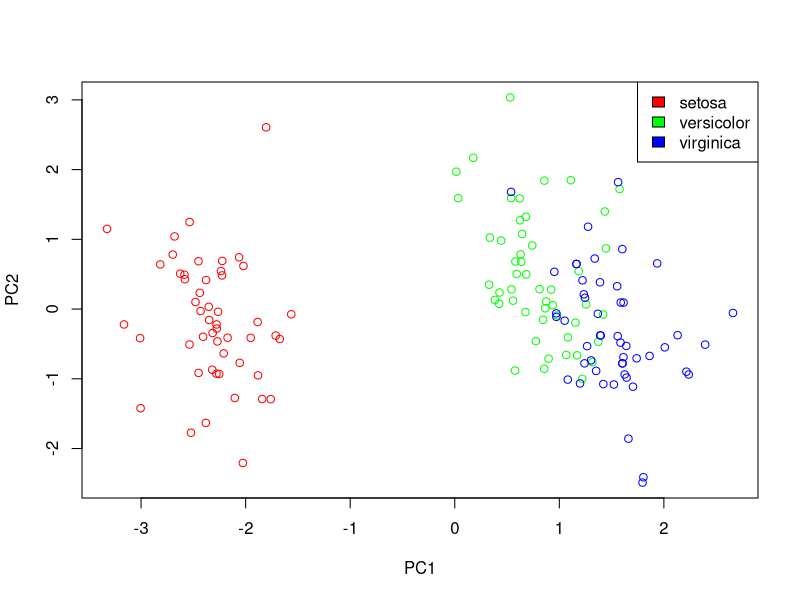
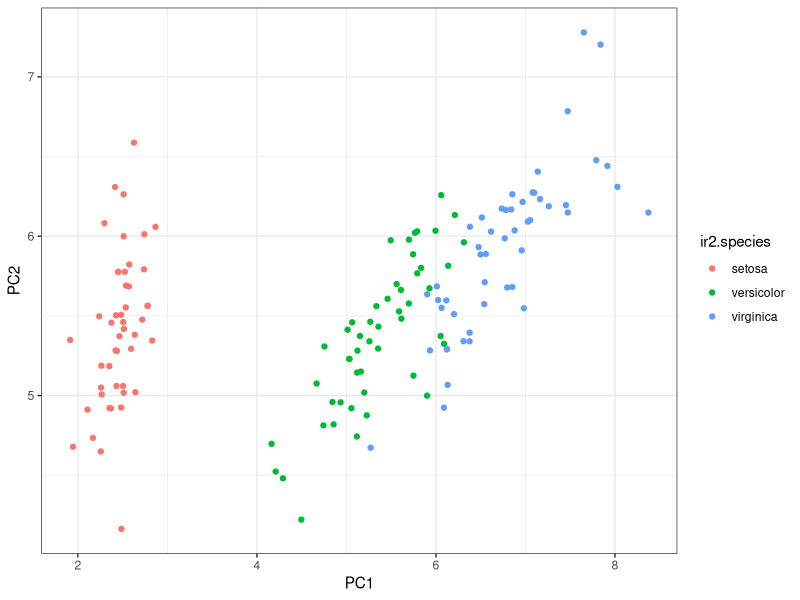
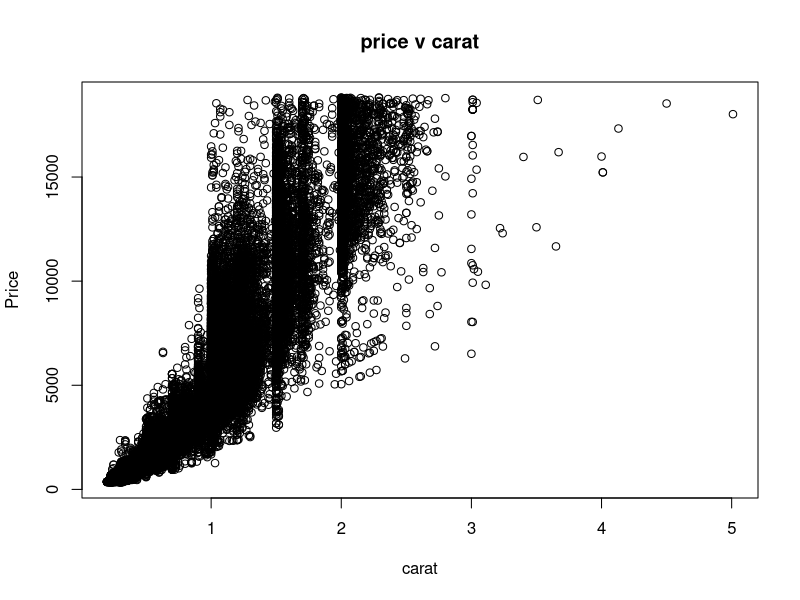
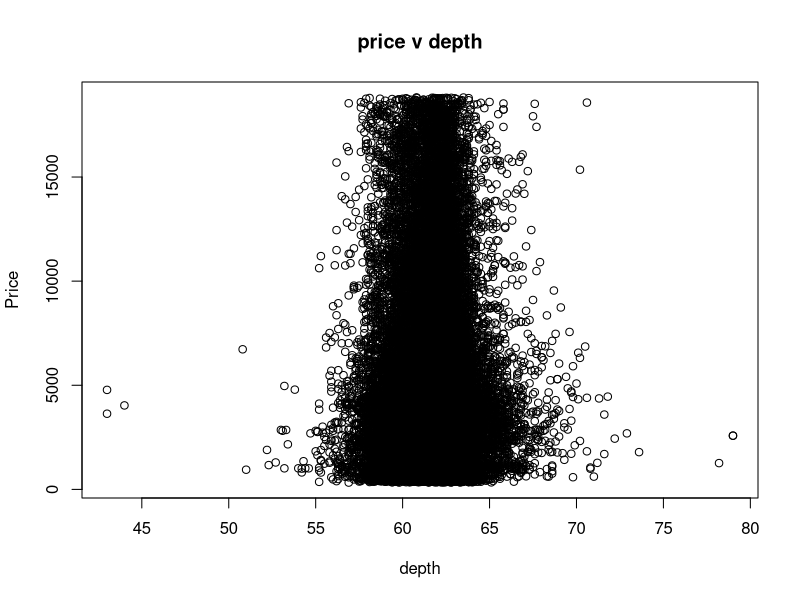
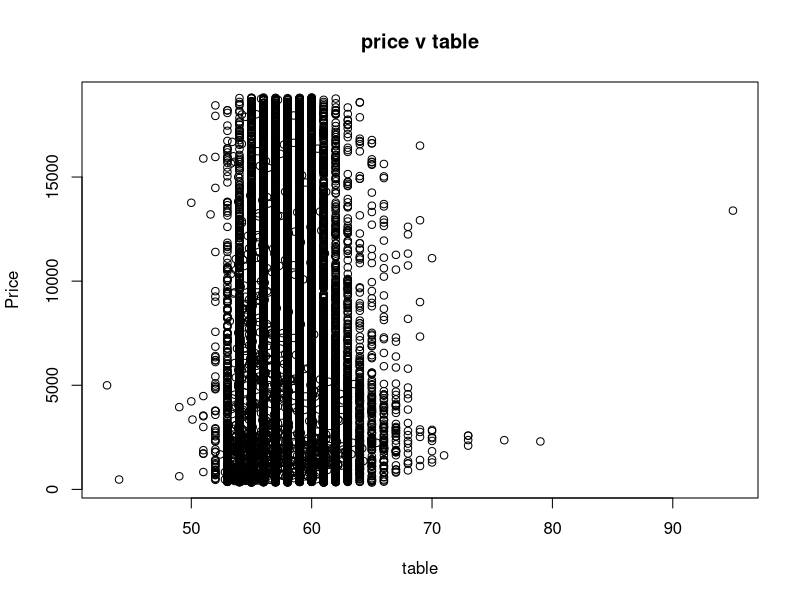
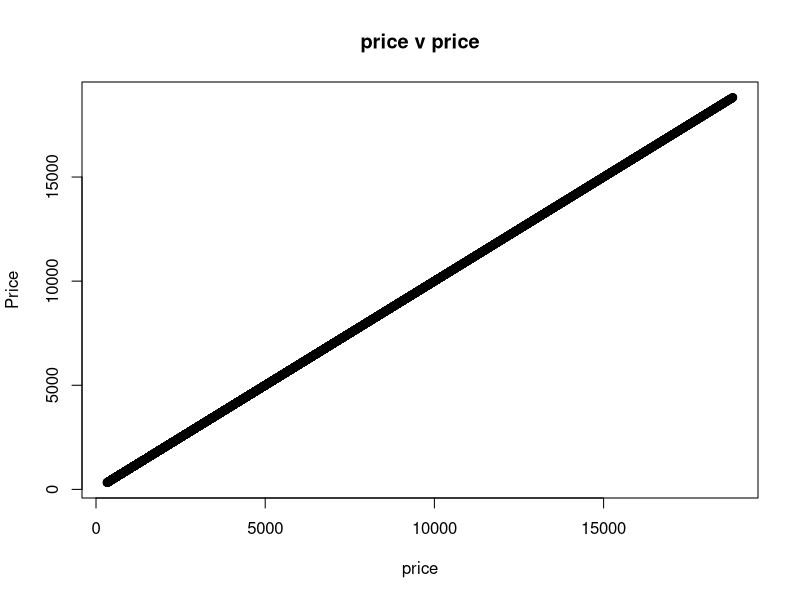
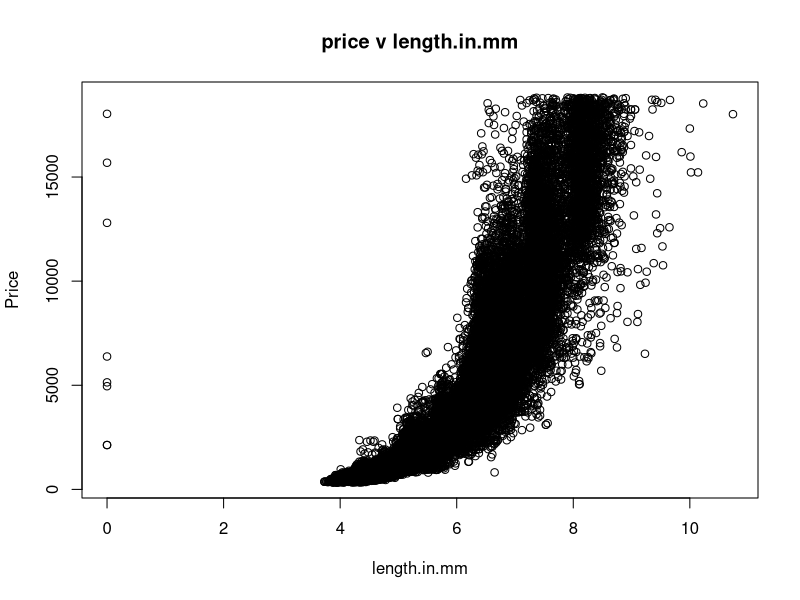
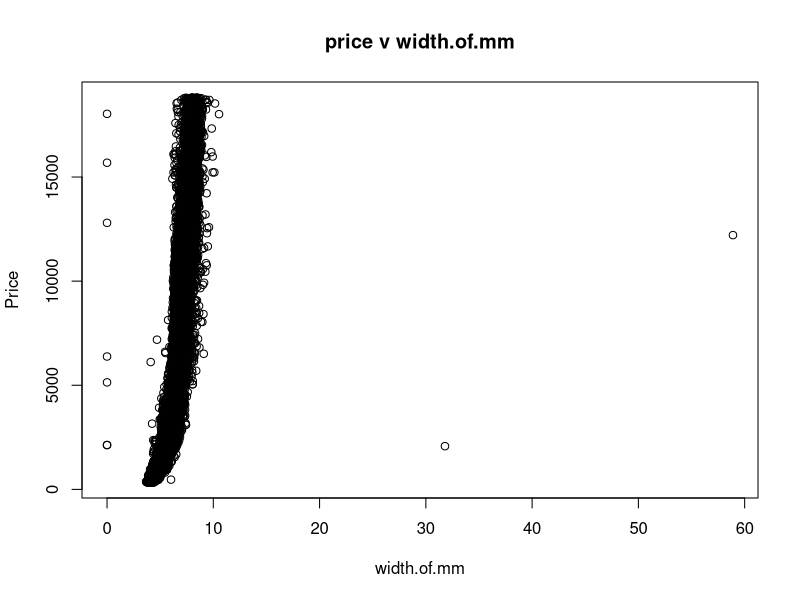

Source code (R) for these figures, in order:
## ---- chunk 1
knitr::opts_chunk$set(
	echo = TRUE, fig.width = 4 * 1.2, fig.height = 3 * 1.2)

library(tidyverse)
## ---- chunk 2
# Load data
data(iris)
head(iris, 3)
## ---- chunk 3
names(iris)
## ---- chunk 4
# log transform on the four continuous variable
log.ir <- log(iris[, 1:4])
# the Species variable
ir.species <- iris[, 5]
 
# Apply PCA
# center and scale is used to standardize the variables prior to the application of PCA.
ir.pca <- prcomp(log.ir, center = TRUE, scale. = TRUE)
## ---- chunk 5
colorvec <- c("red", "green", "blue")
names(colorvec) = unique(ir.species)
plot(ir.pca$x[, 1], ir.pca$x[, 2], col = unname(colorvec[ir.species]), xlab =
"PC1", ylab = "PC2")
legend("topright", legend = names(colorvec), fill = unname(colorvec))
## ---- chunk 6
iris2 <- iris
iris2[2,3] <- NA
iris2[5,2] <- NA
iris2[10,1] <- NA
## ---- chunk 7
ir.omit <-  na.omit(log(iris2[, 1:4]))
ir2.species <- iris2[, 5]
ir2.pca <- prcomp(ir.omit, center = TRUE, scale. = TRUE)
## ---- chunk 8
ir.rot <- as.matrix(iris2[,1:4]) %*%
  ir2.pca$rotation
ir.species_with_missing <- ir2.species
ir.species_with_missing[!complete.cases(iris2)] <- NA

ir.rot %>% as.data.frame %>% ggplot(
  aes(x = PC1, y=PC2, color = ir2.species)
) + geom_point() + theme_bw()

## ---- chunk 9

## ---- chunk 10
diamonds <- read.csv("diamonds.csv")
head(diamonds)
## ---- chunk 11
vec1 = 1:10
vec2 = as.character(1:10)
vec1
vec2
# The following line of code would return TRUE
is.numeric(vec1)
# The following line of code would return FALSE
is.numeric(vec2)
# The following line of code would return TRUE
is.character(vec2)
## ---- chunk 12
# function `which` give the TRUE indices of a logical object
which(c(TRUE, FALSE, TRUE, FALSE, TRUE))
## ---- chunk 13
# Insert your code here, use for loop to loop through each numerical variable
x=sapply(diamonds, is.numeric)
y=which(x==TRUE)
for (i in y) {
 plot(diamonds[,i], diamonds$price, ylab="Price", main=paste("price v" ,
colnames(diamonds)[i]), xlab=colnames(diamonds)[i])
}
## ---- chunk 14
# Insert you code here, save your model as `fit`
fit <- (lm(price ~ carat + depth + table + length.in.mm + width.of.mm+ depth.in.mm,
data = diamonds))
summary(fit)
## ---- chunk 15
# Insert you code here, save your results as `fitted.values`
fitted.value <- fitted.values(fit)
## ---- chunk 16
# Insert you code here
residual <- residuals(fit)
RSS <- sum(residual^2)
RSS
TSS <- sum(((diamonds$price) - mean(diamonds$price))^2)
TSS

## ---- chunk 17
# Insert you code here, save your results as `Rsq`
Rsq <- 1-(RSS/TSS)
Rsq
## ---- chunk 18
# insert your code here
cor(diamonds[, c("length.in.mm", "width.of.mm", "depth.in.mm" ,"carat")])
## ---- chunk 19
# Insert your code here, use for loop to loop through each numeric variable
x=sapply(diamonds, is.numeric)
y=which(x==TRUE)
for (i in y) {
 plot(diamonds[,i], residual,main=paste("residual v" , colnames(diamonds)[i]), 
xlab=colnames(diamonds)[i])
 print (cor(diamonds[,i], residual))
 
}
## ---- chunk 20
levels(diamonds$clarity)
levels(diamonds$color)
levels(diamonds$cut)
## ---- chunk 21
# Insert you code here, save your model as `fit.categorical`
fit.categorical <- (lm(price ~ carat+ depth + table + as.factor(clarity) + 
as.factor(color) + as.factor(cut), data = diamonds))
summary(fit.categorical)
## ---- chunk 22
v1=subset(diamonds,clarity=="VS2" & color=="H" & cut=="Premium")
v1=(lm(price ~ carat + depth + table, data = v1))
summary(v1)
v2=subset(diamonds,clarity=="I1" & color=="D" & cut=="Fair")
v2=(lm(price ~ carat + depth + table, data = v2))
summary(v2)
